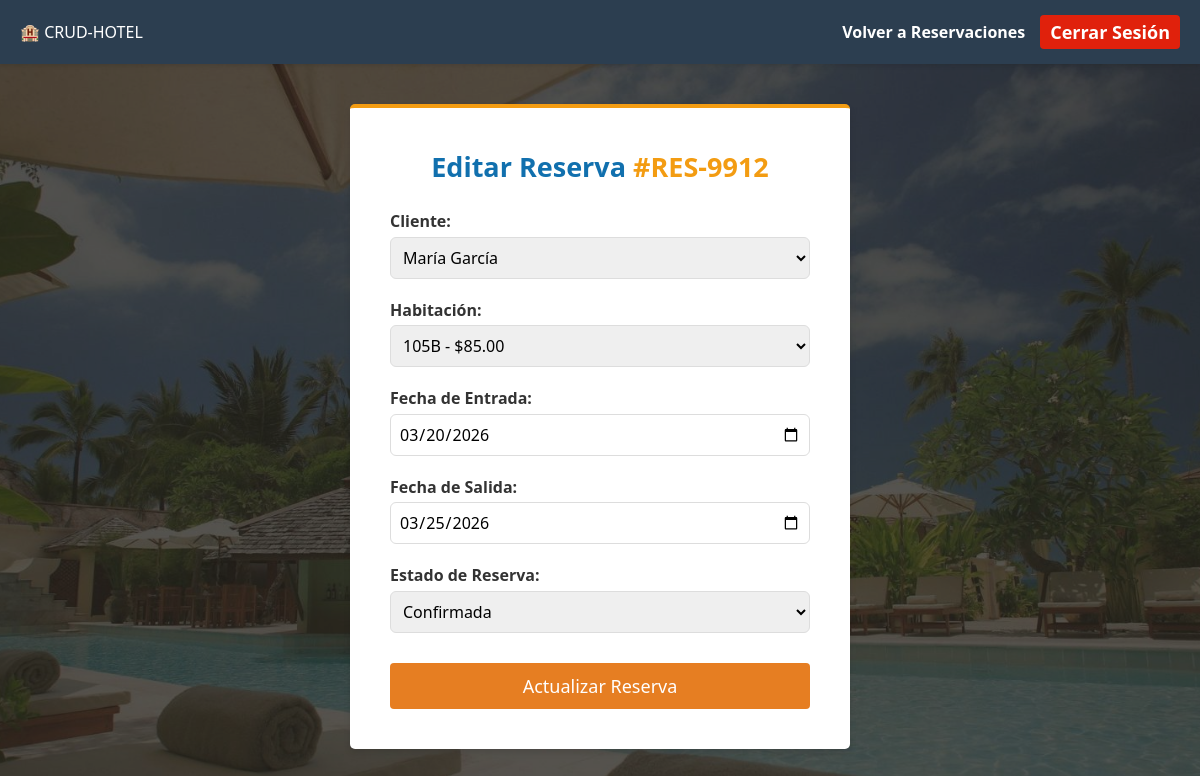
The app's page /views/reservaciones/editar_reserva.php?id=1 (signed in) with its own data.
### tables this page shows
CREATE TABLE reservaciones (
    id_reserva INT AUTO_INCREMENT PRIMARY KEY,
    codigo VARCHAR(20) NOT NULL UNIQUE,
    id_cliente INT NOT NULL,
    id_habitacion INT NOT NULL,
    fecha_entrada DATE NOT NULL,
    fecha_salida DATE NOT NULL,
    estado ENUM('Confirmada', 'Pendiente', 'Cancelada') DEFAULT 'Pendiente',
    FOREIGN KEY (id_cliente) REFERENCES clientes(id_cliente) ON DELETE CASCADE,
    FOREIGN KEY (id_habitacion) REFERENCES habitaciones(id_habitacion) ON DELETE CASCADE
);

CREATE TABLE clientes (
    id_cliente INT AUTO_INCREMENT PRIMARY KEY,
    nombre_completo VARCHAR(100) NOT NULL,
    telefono VARCHAR(20) NOT NULL,
    estado ENUM('Activo', 'Inactivo') DEFAULT 'Activo'
);

CREATE TABLE habitaciones (
    id_habitacion INT AUTO_INCREMENT PRIMARY KEY,
    numero VARCHAR(10) NOT NULL UNIQUE,
    tipo VARCHAR(50) NOT NULL,
    precio DECIMAL(10,2) NOT NULL,
    estado ENUM('Disponible', 'Ocupada', 'Mantenimiento') DEFAULT 'Disponible'
);

### views/reservaciones/editar_reserva.php (the view, shortened to what this page needs)
<?php
$id_editar = intval($_GET['id']);
$database = new Conexion();
$db = $database->obtenerConexion();
$stmt = $db->prepare("SELECT * FROM reservaciones WHERE id_reserva = :id");
$stmt->bindParam(':id', $id_editar);
$stmt->execute();
$reserva = $stmt->fetch(PDO::FETCH_ASSOC);
$clientes = $db->query("SELECT * FROM clientes WHERE estado = 'Activo' OR id_cliente = {$reserva['id_cliente']}")->fetchAll(PDO::FETCH_ASSOC);
$habitaciones = $db->query("SELECT * FROM habitaciones WHERE estado = 'Disponible' OR id_habitacion = {$reserva['id_habitacion']}")->fetchAll(PDO::FETCH_ASSOC);
?>
<!DOCTYPE html>
<html lang="es">
<head>
    <link rel="stylesheet" href="../../css/global.css">
    <link rel="stylesheet" href="../../css/login.css">
</head>
<body>
    <nav class="navbar">
        <div class="logo">🏨 CRUD-HOTEL</div>
        <div class="nav-links">
            <a href="../reservaciones/reservaciones.php">Volver a Reservaciones</a>
            <a href="../../php/auth/logout.php" class="btn btn-danger" style="padding: 5px 10px;">Cerrar Sesión</a>
        </div>
    </nav>
    <div class="login-container" style="max-width: 500px; margin-top: 40px; border-top: 4px solid #f39c12;">
        <h2 style="margin-bottom: 25px;">Editar Reserva <span style="color:#f39c12;">#<?php echo $reserva['codigo']; ?></span></h2>
        <form action="../../php/reservaciones/actualizar_reserva.php" method="POST">
            <div class="form-group">
                <label for="cliente">Cliente:</label>
                <select id="cliente" name="id_cliente" required>
                    <?php foreach($clientes as $c): ?>
                        <option value="<?php echo $c['id_cliente']; ?>" <?php echo ($c['id_cliente'] == $reserva['id_cliente']) ? 'selected' : ''; ?>>
                            <?php echo htmlspecialchars($c['nombre_completo']); ?>
                        </option>
                    <?php endforeach; ?>
                </select>
            </div>
            <div class="form-group">
                <label for="habitacion">Habitación:</label>
                <select id="habitacion" name="id_habitacion" required>
                    <?php foreach($habitaciones as $h): ?>
                        <option value="<?php echo $h['id_habitacion']; ?>" <?php echo ($h['id_habitacion'] == $reserva['id_habitacion']) ? 'selected' : ''; ?>>
                            <?php echo htmlspecialchars($h['numero']); ?> - $<?php echo $h['precio']; ?>
                        </option>
                    <?php endforeach; ?>
                </select>
            </div>
            <div class="form-group">
                <label for="fecha_entrada">Fecha de Entrada:</label>
                <input type="date" id="fecha_entrada" name="fecha_entrada" value="<?php echo $reserva['fecha_entrada']; ?>" required>
            </div>
            <div class="form-group">
                <label for="fecha_salida">Fecha de Salida:</label>
                <input type="date" id="fecha_salida" name="fecha_salida" value="<?php echo $reserva['fecha_salida']; ?>" required>
            </div>
            <div class="form-group">
                <label for="estado">Estado de Reserva:</label>
                <select id="estado" name="estado" required>
                    <option value="Confirmada" <?php echo ($reserva['estado'] == 'Confirmada') ? 'selected' : ''; ?>>Confirmada</option>
                </select>
            </div>
            <button type="submit" class="btn btn-primary" style="width: 100%; margin-top: 10px; background-color: #e67e22;">Actualizar Reserva</button>
        </form>
    </div>
</body>
</html>

### css/global.css (style rules this page uses)
* { margin: 0; padding: 0; box-sizing: border-box; font-family: 'Segoe UI', Tahoma, Geneva, Verdana, sans-serif; }
body { background-color: #f4f6f9; color: #333; display: flex; flex-direction: column; min-height: 100vh; }
.navbar { background: #2c3e50; color: #fff; padding: 15px 20px; display: flex; justify-content: space-between; align-items: center; box-shadow: 0 2px 4px rgba(0,0,0,0.1); }
.navbar .nav-links { display: flex; gap: 15px; align-items: center; }
.navbar a { color: #fff; text-decoration: none; font-weight: 600; }
.btn { display: inline-block; padding: 11px 15px; border: none; border-radius: 4px; cursor: pointer; font-size: 18px; text-align: center; text-decoration: none; transition: background 0.3s; }
.btn-primary { background: #1170ae; color: #fff !important; }
.btn-danger { background: #e0210c; color: #fff !important; }

### css/login.css (style rules this page uses)
body { margin: 0; padding: 0; min-height: 100vh; background-image: url("../img/fondo.jpg"); background-size: cover; background-position: center; background-repeat: no-repeat; position: relative; }
body::before { content: ""; position: fixed; inset: 0; background: #201e1e8c; z-index: -1; }
.login-container { width: 100%; max-width: 410px; margin: 160px auto; background: #fff; padding: 40px; border-radius: 5px; box-shadow: 0 4px 6px #0000001a; }
.login-container h2 { text-align: center; margin-bottom: 30px; color: #1170ae; font-size: 27px; }
.form-group { margin-bottom: 20px; }
.form-group label { display: block; margin-bottom: 4.5px; font-weight: 600; }
.form-group input, .form-group select { width: 100%; padding: 8px; border: 1px solid #ddd; border-radius: 6px; font-size: 16px; }

### records on screen
reservaciones: codigo "RES-9912", id_cliente "María García", id_habitacion "105B - $85.00", fecha_entrada "03/20/2026", fecha_salida "03/25/2026", estado "Confirmada"
